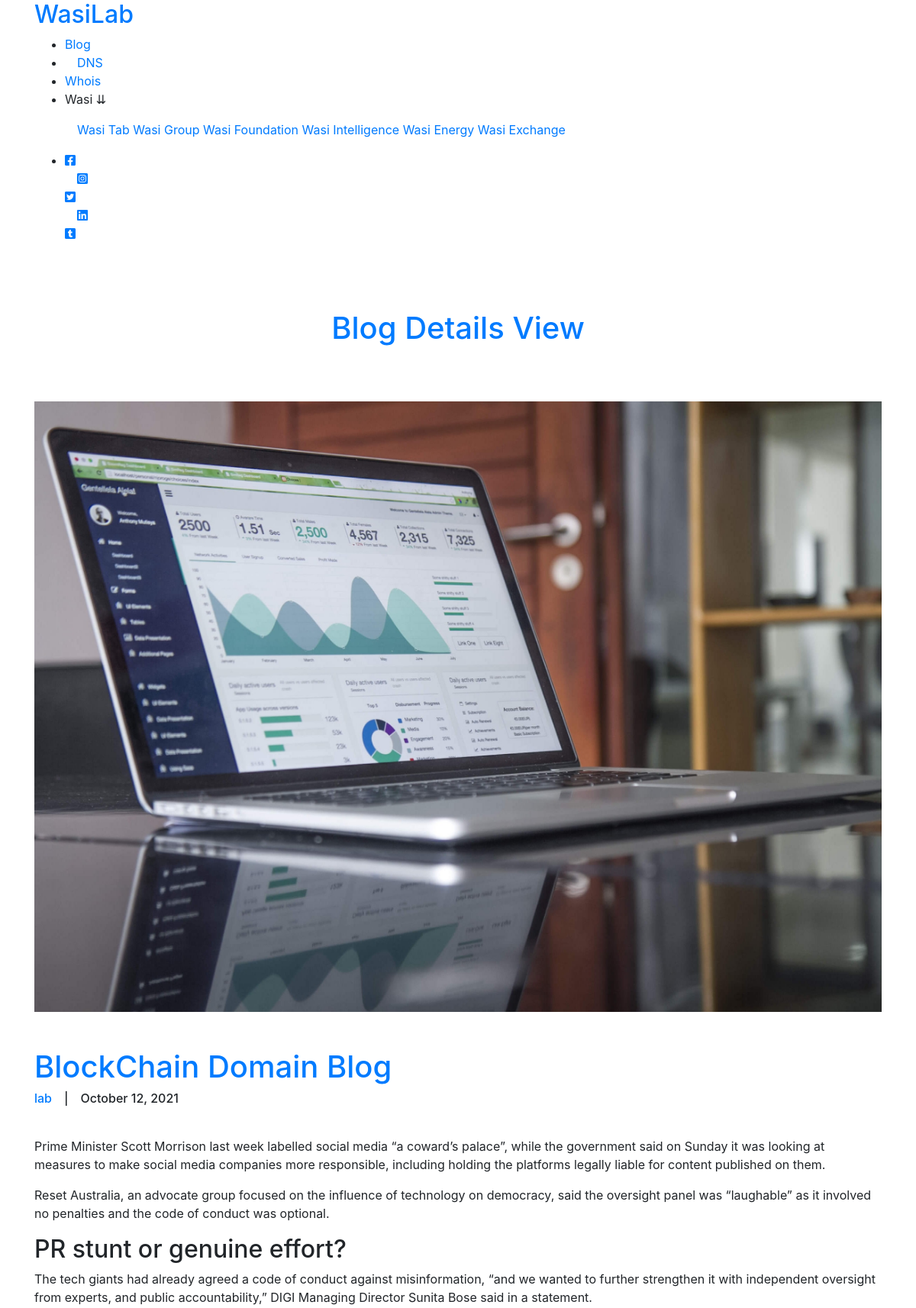
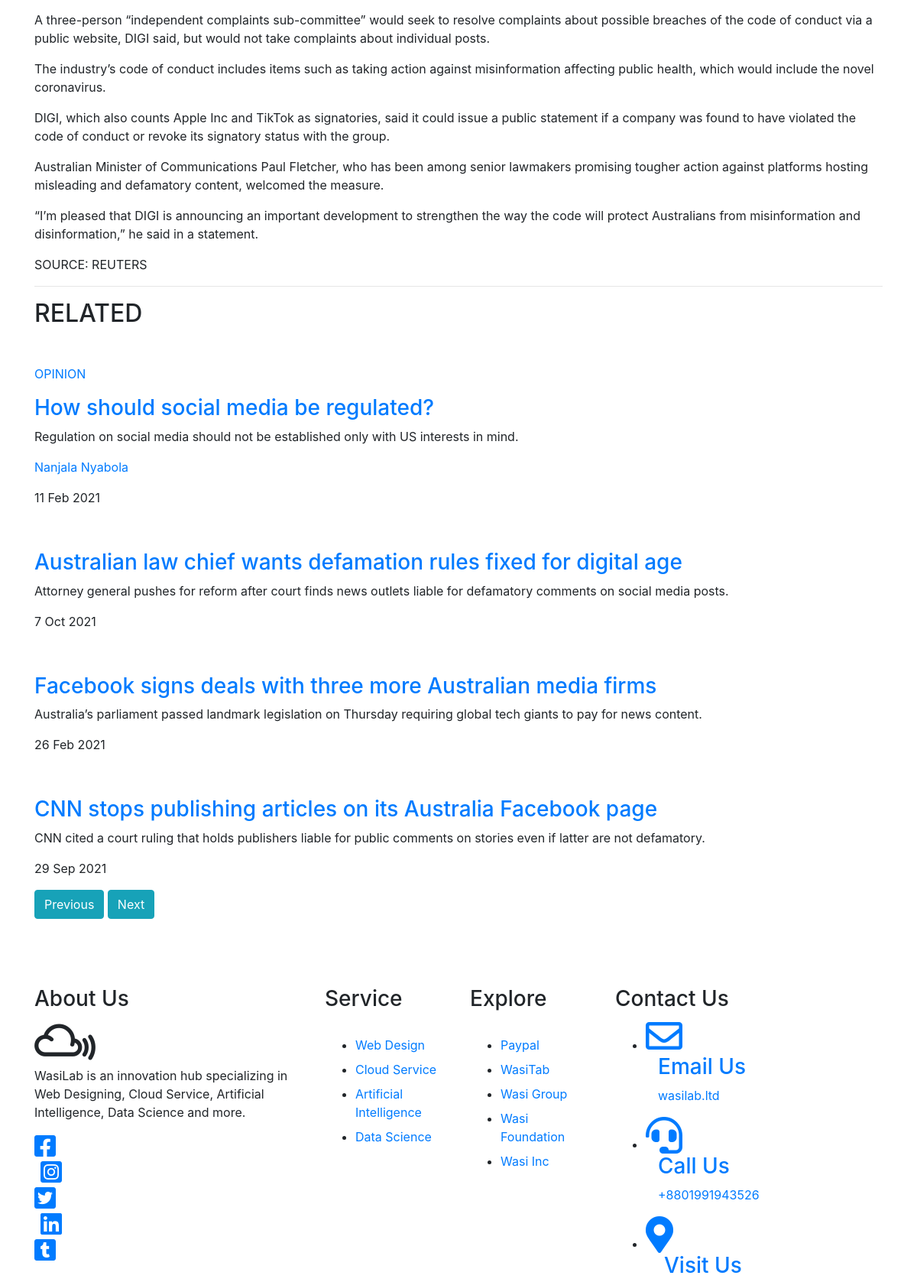
The page /blog/blockchain-domain-future (upper part) on the database its author committed (2 pictures, top to bottom).
### blog/models.py (models this page shows, shortened)
class blog(models.Model):
        image = models.ImageField(default = 'default.jpg', upload_to = 'loadimg')
        title = models.CharField(max_length= 200)
        author = models.ForeignKey(User, on_delete= models.CASCADE, null=True, blank=True)
        time = models.DateTimeField(default = timezone.now)
        meta = models.TextField( blank= True, null= True)
        body = RichTextField(null=True, blank=True)
        url = models.CharField(max_length = 200)
        slug = models.SlugField(blank=True)

### blog/views.py (the view)
# urls.py: path('<str:slug>', BlogDetailView.as_view(), name= 'BlogDetail'),
class BlogDetailView(DetailView):
        model = blog
        template_name = 'blog/BlogDetail.html'

### blog/templates/blog/BlogDetail.html
{% extends 'headerfooter.html' %}
{% load static %}
{% block blog%}
        <div id="blog" class='container py-4'>
                <h1 class="text-center pb-5 pt-5 text-primary">Blog Details View</h1>
                <div class='row py-3'>
                        <div class= 'col-12 col-lg-12'>
                                <a href="#">
                                        <img src="{{object.image.url}}" alt="" width='100%' height='800px'>
                                </a>
                        </div>
                        <div class="col-12 col-lg-12" >
                                <div class="title">
                                        <a href="#">
                                                <h1 class="link-none pt-5">{{object.title}}</h1>
                                        </a>
                                        <span class="d-flex ">
                                                <a href="#">
                                                        <h6>{{object.author}}</h6>
                                                </a>
                                                <h6 class="px-3">|</h6>
                                                <h6>{{object.time|date:"F d, Y"}}</h6>
                                         </span>
                                </div>
                                <div class="paragraph">
                                        <p class="pt-3 text-justify">
                                                {{object.body | safe}}
                                        </p>
                                </div>
                                <div class="button">
                                        <div class="btn btn-info">
                                                <a href="{{object.url}}" class="text-white"> Previous</a>
                                        </div>
                                        <div class="btn btn-info">
                                                <a href="{{object.url}}" class="text-white"> Next</a>
                                        </div>
                                </div>
                        </div>
                </div>
        </div>
 {% endblock%}

### rows shown on the page
blog: image (picture), title "BlockChain Domain Blog", author "lab", time "October 12, 2021", body "Prime Minister Scott Morrison last week labelled social media “a coward’s palace”, while the government said on Sunday it was looking at measures to make social media companies more responsible, including holding the platforms legally liable for content published on them. Reset Australia, an advocate group focused on the influence of technology on democracy, said the oversight panel was “laughable” as it involved no penalties and the code of conduct was optional. PR stunt or genuine effort? The tech giants had already agreed a code of conduct against misinformation, “and we wanted to further strengthen it with independent oversight from experts, and public accountability,” DIGI Managing…"
